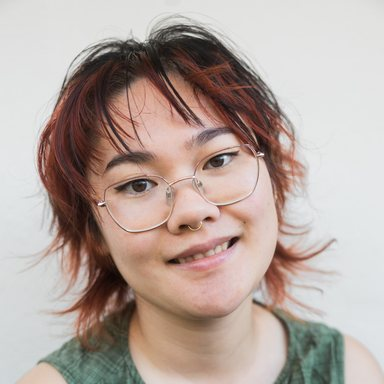
#> input picture site/assets/img/lehan-headshot.jpg, 384 x 384 px
$ python make_photos.py ../site/assets/img/lehan-headshot.jpg
#> lines starting #> are read from the running program, lines starting #| are printed output that depends on the picture; after the words box and inside, x2 and y2 are one past the last pixel; in counts of white or black regions, pixels touching at a corner belong together
"""Make every photo the site uses from one photo of Lehan, and the link-preview card.

Usage (from the project root):
    python tools/make_photos.py References/headshot.jpg                 # crops + card, updates content.js
    python tools/make_photos.py References/headshot.jpg --focus 0.5,0.35 --zoom 1.2
    python tools/make_photos.py --card-only                              # the card without a photo
    python tools/make_photos.py References/headshot.jpg --out scratch/   # try it: writes there, content.js untouched

--focus x,y  the point to keep centred (fractions of the photo's width and height; the face, usually).
--zoom z     1 = the largest crop that fits; 1.5 = tighter around the focus point.

Writes into site/assets/img/ (each JPEG well under 300 KB):
    lehan-headshot.jpg   384 x 384   round avatars: start page, XP start menu
    lehan-portrait.jpg   670 x 986   classic home, Paint home, Kitchen home (shown at 335 x 493)
    lehan-wide.jpg       840 x 875   the photo on the first slide (PowerPoint, Overleaf)
    lehan-face.jpg       320 x 320   the Kitchen's chef logo, until an illustrated face exists
    social-card.png      1200 x 630  the picture shown when the site's link is shared (og:image)
and points SITE.person.photo / SITE.person.face in site/content.js at them, with alt text
"Lehan Zhang". The placeholder (minion) files stay in assets/img/ until deleted by hand.
"""
import argparse
import re
import sys
from pathlib import Path

from PIL import Image, ImageDraw, ImageFont, ImageOps

ROOT = Path(__file__).resolve().parent.parent
IMG = ROOT / "site" / "assets" / "img"
CONTENT = ROOT / "site" / "content.js"
FONTS = Path("C:/Windows/Fonts")

CROPS = {  # name: (width, height, extra zoom on top of --zoom)
    "lehan-headshot.jpg": (384, 384, 1.0),
    "lehan-portrait.jpg": (670, 986, 1.0),
    "lehan-wide.jpg": (840, 875, 1.0),
    "lehan-face.jpg": (320, 320, 1.35),
}

# The card's colours and wording follow the start page (site/index.html).
PAPER, INK, MUTED, ACCENT = "#f7f4ee", "#1d1d1f", "#5f5b55", "#1f4e8c"


def crop(im, w, h, fx, fy, zoom):
    """The largest w:h box around (fx, fy), shrunk by zoom, kept inside the photo; resized to w x h."""
    W, H = im.size
    ratio = w / h
    cw, ch = (W, W / ratio) if W / H < ratio else (H * ratio, H)
    cw, ch = cw / zoom, ch / zoom
    cx = min(max(fx * W, cw / 2), W - cw / 2)
    cy = min(max(fy * H, ch / 2), H - ch / 2)
    box = (round(cx - cw / 2), round(cy - ch / 2), round(cx + cw / 2), round(cy + ch / 2))
    return im.crop(box).resize((w, h), Image.LANCZOS)


def font(names, size):
    for n in names:
        p = FONTS / n
        if p.exists():
            return ImageFont.truetype(str(p), size)
    return ImageFont.load_default()


def card(photo, fx, fy, zoom):
    """1200 x 630 link-preview card: round photo (if any), name, line, address."""
    c = Image.new("RGB", (1200, 630), PAPER)
    d = ImageDraw.Draw(c)
    x = 96
    if photo is not None:
        size = 360
        face = crop(photo, size, size, fx, fy, zoom * 1.1)
        mask = Image.new("L", (size * 4, size * 4), 0)
        ImageDraw.Draw(mask).ellipse((0, 0, size * 4 - 1, size * 4 - 1), fill=255)
        mask = mask.resize((size, size), Image.LANCZOS)
        d.ellipse((90 - 8, 135 - 8, 90 + size + 8, 135 + size + 8), fill="white")
        c.paste(face, (90, 135), mask)
        x = 520
    d.rectangle((0, 0, 1200, 14), fill=ACCENT)
    d.text((x, 190), "Lehan Zhang", font=font(["seguisb.ttf", "segoeuib.ttf", "arialbd.ttf"], 84), fill=INK)
    body = font(["segoeui.ttf", "arial.ttf"], 36)
    d.text((x, 310), "Economist and data scientist", font=body, fill=INK)
    d.text((x, 360), "PhD Candidate, AI & Economics Lab, ETH Zurich", font=font(["segoeui.ttf", "arial.ttf"], 30 if photo is not None else 36), fill=MUTED)
    d.text((x, 470), "lehanzhang.com", font=font(["segoeuib.ttf", "arialbd.ttf"], 32), fill=ACCENT)
    return c


def update_content(names):
    js = CONTENT.read_text(encoding="utf-8")
    rel = lambda n: "assets/img/" + n
    subs = [
        (r'(headshot:\s*")[^"]*(")', rel("lehan-headshot.jpg")),
        (r'(portrait:\s*")[^"]*(")', rel("lehan-portrait.jpg")),
        (r'(wide:\s*")[^"]*(")', rel("lehan-wide.jpg")),
        (r'(photo:\s*\{[^}]*?alt:\s*")[^"]*(")', "Lehan Zhang"),
        (r'(face:\s*\{\s*src:\s*")[^"]*(")', rel("lehan-face.jpg")),
        (r'(face:\s*\{[^}]*?alt:\s*")[^"]*(")', "Lehan Zhang"),
    ]
    for pattern, value in subs:
        js, n = re.subn(pattern, lambda m: m.group(1) + value + m.group(2), js, count=1, flags=re.S)
        if n != 1:
            sys.exit(f"content.js: could not find {pattern!r}; nothing was changed in content.js")
    js = js.replace("    // Placeholder photos (the minion photo) until Lehan supplies a professional headshot.\n",
                    "    // Made from one photo by tools/make_photos.py.\n")
    CONTENT.write_text(js, encoding="utf-8", newline="\n")   # keep LF line endings on Windows too


def main():
    ap = argparse.ArgumentParser(description=__doc__, formatter_class=argparse.RawDescriptionHelpFormatter)
    ap.add_argument("photo", nargs="?")
    ap.add_argument("--focus", default="0.5,0.38")
    ap.add_argument("--zoom", type=float, default=1.0)
    ap.add_argument("--card-only", action="store_true")
    ap.add_argument("--out", help="write here instead of site/assets/img/, and leave content.js alone")
    a = ap.parse_args()
    if not a.photo and not a.card_only:
        ap.error("give a photo, or --card-only")
    fx, fy = (float(v) for v in a.focus.split(","))
    out = Path(a.out) if a.out else IMG
    out.mkdir(parents=True, exist_ok=True)

    photo = None
    if a.photo and not a.card_only:
        photo = ImageOps.exif_transpose(Image.open(a.photo)).convert("RGB")
#> photo is the input picture: PIL image 384x384 RGB; mean R, G, B 181.5, 166.5, 159.6
        for name, (w, h, z) in CROPS.items():
            img = crop(photo, w, h, fx, fy, a.zoom * z)
            img.save(out / name, "JPEG", quality=84, optimize=True, progressive=True)
            print(f"wrote {out / name}  ({(out / name).stat().st_size // 1024} KB)")
#> this loop made 4 passes
#> pass 3, in main, `img = crop(photo, w, h, fx, fy, a.zoom * z)`:
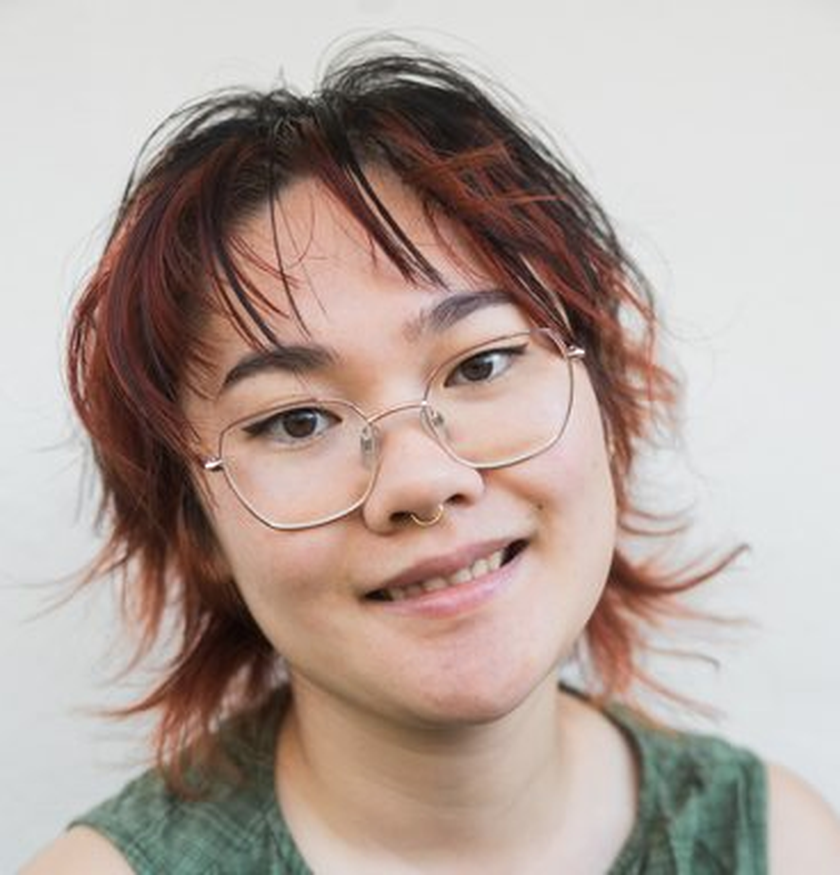
#> img: PIL image 840x875 RGB; mean R, G, B 179.7, 164, 156.8
#> after the loop:
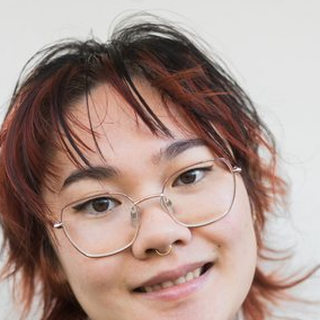
#> img: PIL image 320x320 RGB; mean R, G, B 170.9, 148, 140.4
    c = card(photo, fx, fy, a.zoom)
#> in crop (call 5), `return im.crop(box).resize((w, h), Image.LANCZOS)`:
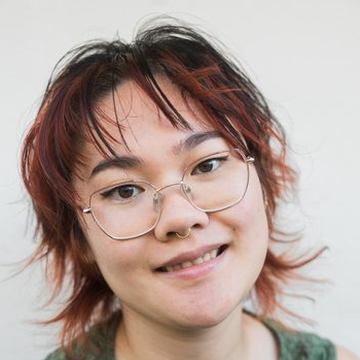
#> returned value: PIL image 360x360 RGB; mean R, G, B 179.4, 161.4, 154.1
#> in card, `mask = Image.new("L", (size * 4, size * 4), 0)`: mask: PIL image 1440x1440 L; every value is 0
#> in card, `ImageDraw.Draw(mask).ellipse((0, 0, size * 4 - 1, size * 4 - 1), fill=..`:
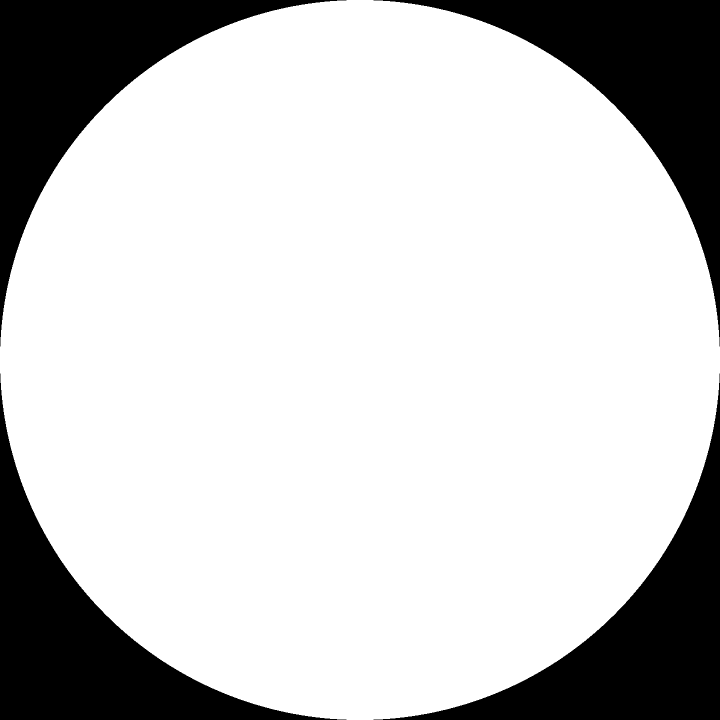
#> mask: PIL image 1440x1440 L (shown at 1/2 size); 78.5% white; 4 black regions, box (x1, y1, x2, y2) and area: (0, 0, 693, 693) 111305, (747, 0, 1440, 693) 111305, (0, 747, 693, 1440) 111305, (747, 747, 1440, 1440) 111305
#> in card, `mask = mask.resize((size, size), Image.LANCZOS)`:
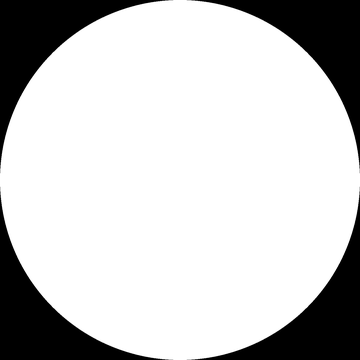
#> mask: PIL image 360x360 L; min 0, max 255, mean 200.3
#> in card, `c.paste(face, (90, 135), mask)`:
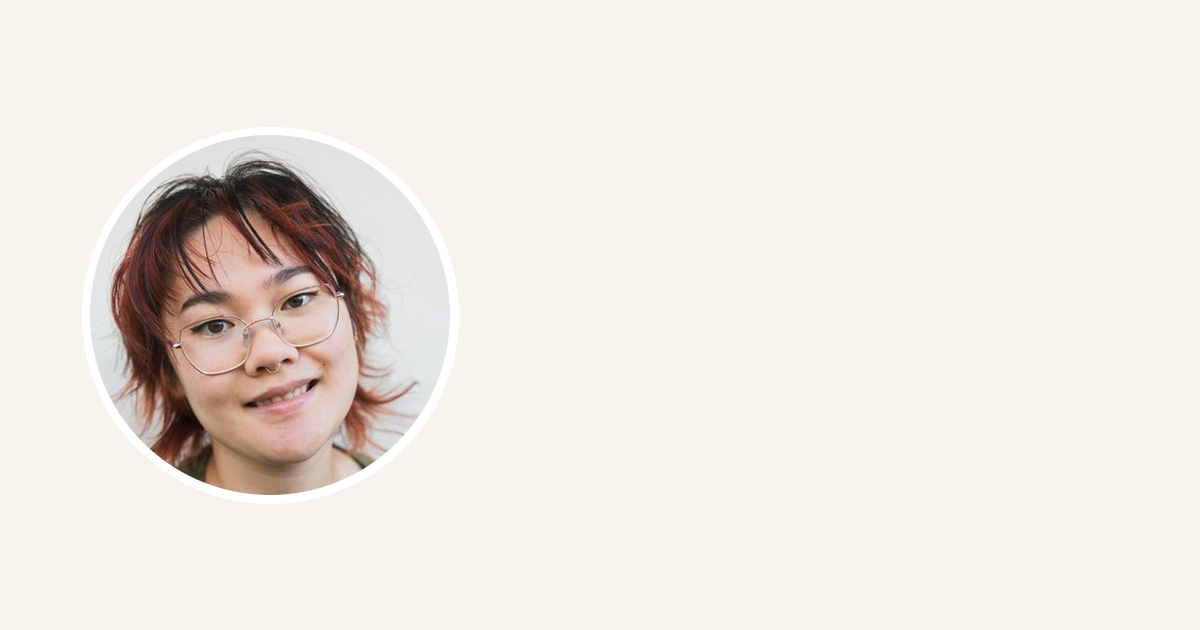
#> c: PIL image 1200x630 RGB; mean R, G, B 237, 231.3, 225.1
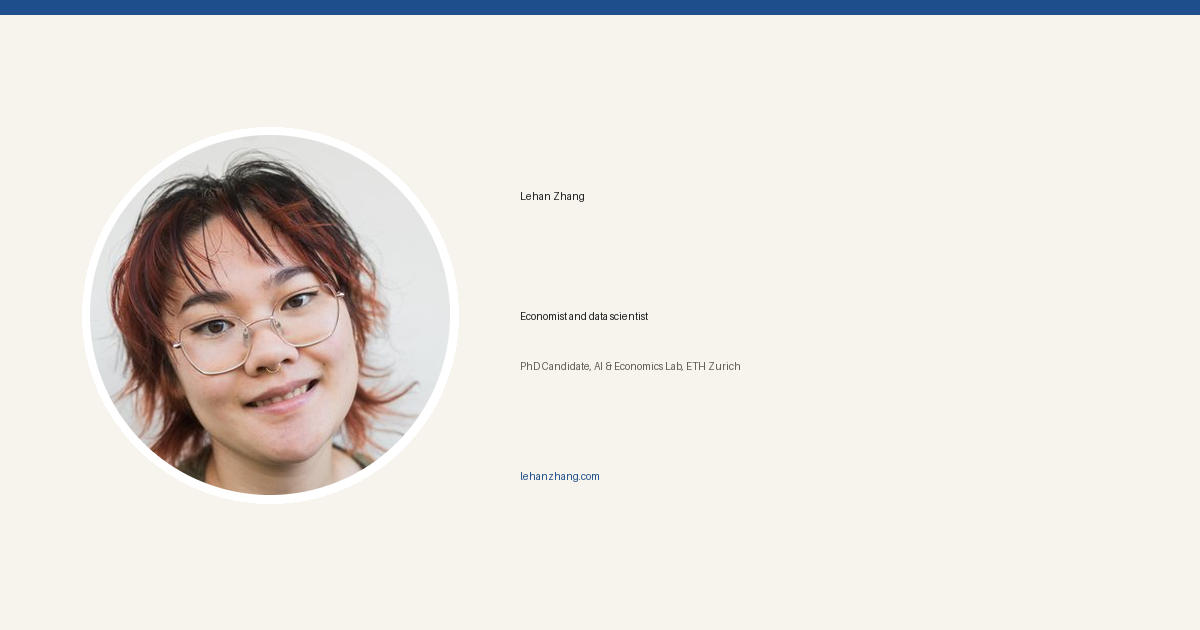
#> c: PIL image 1200x630 RGB; mean R, G, B 231.6, 227.1, 222.5
    c.save(out / "social-card.png", optimize=True)
#> (the run stopped early here; a loop or call above may not have finished)
